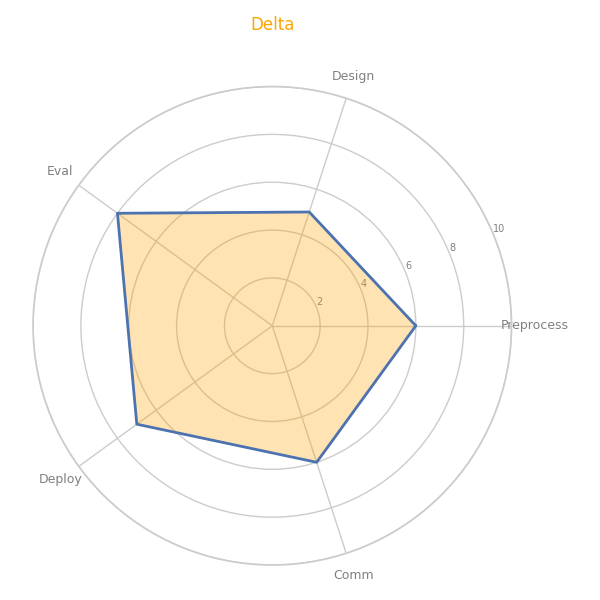

Recreate this plot in Python.
import numpy as np
import matplotlib.pyplot as plt
from math import pi

skill_areas = ['Preprocess', 'Design', 'Eval', 'Deploy', 'Comm']

alpha_team_skills = [8, 6, 7, 5, 9]
beta_team_skills = [5, 7, 8, 6, 7]
gamma_team_skills = [7, 9, 6, 4, 8]
delta_team_skills = [6, 5, 8, 7, 6]

teams_data = {
    'Alpha': alpha_team_skills,
    'Beta': beta_team_skills,
    'Gamma': gamma_team_skills,
    'Delta': delta_team_skills
}

team_colors = {
    'Alpha': 'red',
    'Beta': 'blue',
    'Gamma': 'green',
    'Delta': 'orange'
}

def create_radar_chart(title, team_data, labels, color):
    num_vars = len(labels)
    angles = np.linspace(0, 2 * pi, num_vars, endpoint=False).tolist()
    team_data += team_data[:1]
    angles += angles[:1]

    fig, ax = plt.subplots(figsize=(6, 6), subplot_kw=dict(polar=True))
    plt.xticks(angles[:-1], labels, color='grey', size=9)
    plt.yticks([2, 4, 6, 8, 10], ["2", "4", "6", "8", "10"], color="grey", size=7)
    plt.ylim(0, 10)

    ax.plot(angles, team_data, linewidth=2, linestyle='solid')
    ax.fill(angles, team_data, color=color, alpha=0.3)
    
    plt.title(title, size=12, color=color, y=1.1)

for team_name, skill_levels in teams_data.items():
    create_radar_chart(f'{team_name}', skill_levels, skill_areas, team_colors[team_name])

plt.tight_layout()
plt.show()
